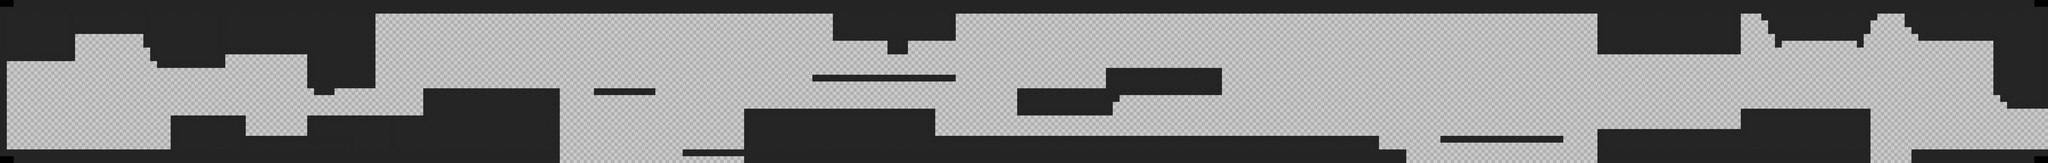

A 2D game scene composited from a Tiled map and its tileset images. What follows is a short description and the map's XML, with each tile layer's data collapsed to a summary:
An orthogonal 300x24 tile map with 64x64 px tiles, 3 tile layers (Background, Play Layer, Foreground) and 9 objects (3x Trapdoor, 3x Lever, Player1, Player2, Finish).

<map version="1.4" tiledversion="1.4.3" orientation="orthogonal" renderorder="right-down" width="300" height="24" tilewidth="64" tileheight="64" infinite="0" nextlayerid="6" nextobjectid="19">
 <tileset firstgid="1" name="PrototypeSprites" tilewidth="64" tileheight="64" tilecount="104" columns="26">
  <image source="SpriteSheets/PrototypeLightAndDark.png" width="1664" height="256" />
 </tileset>
 <layer id="1" name="Background" width="300" height="24">
  <data>[7200 cells, 7184 non-empty, 6 distinct tile ids]</data>
 </layer>
 <layer id="2" name="Play Layer" width="300" height="24">
  <data>[7200 cells, 1143 non-empty, 1 distinct tile ids]</data>
 </layer>
 <layer id="3" name="Foreground" width="300" height="24">
  <data>[7200 cells, 0 non-empty, 0 distinct tile ids]</data>
 </layer>
 <objectgroup id="4" name="Players">
  <object id="1" name="Player1" type="Player1" x="576" y="1344" width="64" height="64">
   <properties>
    <property name="Time" type="int" value="100" />
   </properties>
  </object>
  <object id="17" name="Player2" type="Player2" x="576" y="1344" width="64" height="64" />
  <object id="18" name="Finish" type="Finish" x="19135.6" y="1011.46" width="64" height="404">
   <properties>
    <property name="ToLevel" type="int" value="0" />
   </properties>
  </object>
 </objectgroup>
 <objectgroup id="5" name="Traps">
  <object id="6" name="Trapdoor1" type="Trapdoor" x="10240" y="1088" width="64" height="186">
   <properties>
    <property name="ID" type="int" value="1" />
   </properties>
  </object>
  <object id="3" name="Lever1" type="Lever" x="9600" y="1216" width="64" height="64">
   <properties>
    <property name="ID" type="int" value="1" />
   </properties>
  </object>
  <object id="7" name="Trapdoor2" type="Trapdoor" x="8384" y="512" width="64" height="186">
   <properties>
    <property name="ID" type="int" value="2" />
   </properties>
  </object>
  <object id="8" name="Lever2" type="Lever" x="7872" y="640" width="64" height="64">
   <properties>
    <property name="ID" type="int" value="2" />
   </properties>
  </object>
  <object id="12" name="Trapdoor3" type="Trapdoor" x="3008" y="896" width="64" height="192">
   <properties>
    <property name="ID" type="int" value="3" />
   </properties>
  </object>
  <object id="13" name="Lever3" type="Lever" x="2112" y="1024" width="64" height="64">
   <properties>
    <property name="ID" type="int" value="3" />
   </properties>
  </object>
 </objectgroup>
</map>
